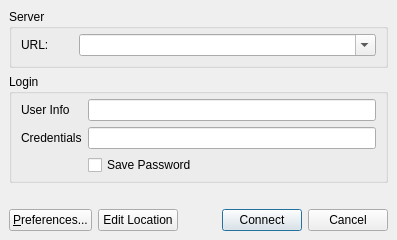
<?xml version="1.0" encoding="UTF-8"?>
<ui version="4.0">
 <class>AuthConnectDialog</class>
 <widget class="QDialog" name="AuthConnectDialog">
  <property name="geometry">
   <rect>
    <x>0</x>
    <y>0</y>
    <width>397</width>
    <height>240</height>
   </rect>
  </property>
  <property name="sizePolicy">
   <sizepolicy hsizetype="MinimumExpanding" vsizetype="MinimumExpanding">
    <horstretch>0</horstretch>
    <verstretch>0</verstretch>
   </sizepolicy>
  </property>
  <property name="windowTitle">
   <string>Connect</string>
  </property>
  <property name="windowIcon">
   <iconset>
    <normaloff>:/icons/icons/connect24.png</normaloff>:/icons/icons/connect24.png</iconset>
  </property>
  <layout class="QVBoxLayout">
   <property name="margin">
    <number>9</number>
   </property>
   <item>
    <layout class="QVBoxLayout" name="completeBox">
     <item>
      <widget class="QGroupBox" name="serverGroupBox">
       <property name="sizePolicy">
        <sizepolicy hsizetype="Preferred" vsizetype="Fixed">
         <horstretch>0</horstretch>
         <verstretch>0</verstretch>
        </sizepolicy>
       </property>
       <property name="title">
        <string>Server</string>
       </property>
       <layout class="QHBoxLayout">
        <property name="topMargin">
         <number>5</number>
        </property>
        <item>
         <widget class="QLabel" name="urlLabel">
          <property name="sizePolicy">
           <sizepolicy hsizetype="Fixed" vsizetype="Preferred">
            <horstretch>0</horstretch>
            <verstretch>0</verstretch>
           </sizepolicy>
          </property>
          <property name="minimumSize">
           <size>
            <width>52</width>
            <height>0</height>
           </size>
          </property>
          <property name="text">
           <string>URL:</string>
          </property>
         </widget>
        </item>
        <item>
         <widget class="QComboBox" name="urlComboBox">
          <property name="editable">
           <bool>true</bool>
          </property>
          <property name="sizeAdjustPolicy">
           <enum>QComboBox::AdjustToContentsOnFirstShow</enum>
          </property>
         </widget>
        </item>
       </layout>
      </widget>
     </item>
     <item>
      <widget class="QGroupBox" name="loginGroupBox">
       <property name="sizePolicy">
        <sizepolicy hsizetype="Preferred" vsizetype="Fixed">
         <horstretch>0</horstretch>
         <verstretch>0</verstretch>
        </sizepolicy>
       </property>
       <property name="title">
        <string>Login</string>
       </property>
       <layout class="QGridLayout">
        <property name="topMargin">
         <number>5</number>
        </property>
        <property name="bottomMargin">
         <number>5</number>
        </property>
        <item row="0" column="0">
         <widget class="QLabel" name="usernameLabel">
          <property name="sizePolicy">
           <sizepolicy hsizetype="Fixed" vsizetype="Preferred">
            <horstretch>0</horstretch>
            <verstretch>0</verstretch>
           </sizepolicy>
          </property>
          <property name="text">
           <string>User Info</string>
          </property>
         </widget>
        </item>
        <item row="0" column="1">
         <widget class="QLineEdit" name="usernameLineEdit"/>
        </item>
        <item row="1" column="0">
         <widget class="QLabel" name="passwordLabel">
          <property name="sizePolicy">
           <sizepolicy hsizetype="Fixed" vsizetype="Preferred">
            <horstretch>0</horstretch>
            <verstretch>0</verstretch>
           </sizepolicy>
          </property>
          <property name="text">
           <string>Credentials</string>
          </property>
         </widget>
        </item>
        <item row="1" column="1">
         <widget class="QLineEdit" name="passwordLineEdit">
          <property name="echoMode">
           <enum>QLineEdit::Password</enum>
          </property>
         </widget>
        </item>
        <item row="2" column="1">
         <widget class="QCheckBox" name="savePasswordCheckBox">
          <property name="sizePolicy">
           <sizepolicy hsizetype="Fixed" vsizetype="Fixed">
            <horstretch>0</horstretch>
            <verstretch>0</verstretch>
           </sizepolicy>
          </property>
          <property name="text">
           <string>Save Password</string>
          </property>
         </widget>
        </item>
       </layout>
      </widget>
     </item>
     <item>
      <spacer name="space_2">
       <property name="orientation">
        <enum>Qt::Vertical</enum>
       </property>
       <property name="sizeHint" stdset="0">
        <size>
         <width>20</width>
         <height>0</height>
        </size>
       </property>
      </spacer>
     </item>
     <item>
      <layout class="QHBoxLayout" name="buttonBox">
       <item>
        <widget class="QPushButton" name="preferencesButton">
         <property name="text">
          <string>&amp;Preferences...</string>
         </property>
         <property name="autoDefault">
          <bool>false</bool>
         </property>
        </widget>
       </item>
       <item>
        <widget class="QPushButton" name="editButton">
         <property name="text">
          <string>Edit Location</string>
         </property>
        </widget>
       </item>
       <item>
        <spacer name="space">
         <property name="orientation">
          <enum>Qt::Horizontal</enum>
         </property>
         <property name="sizeHint" stdset="0">
          <size>
           <width>40</width>
           <height>20</height>
          </size>
         </property>
        </spacer>
       </item>
       <item>
        <widget class="QPushButton" name="connectButton">
         <property name="text">
          <string>Connect</string>
         </property>
         <property name="default">
          <bool>true</bool>
         </property>
        </widget>
       </item>
       <item>
        <widget class="QPushButton" name="cancelButton">
         <property name="text">
          <string>Cancel</string>
         </property>
        </widget>
       </item>
      </layout>
     </item>
    </layout>
   </item>
  </layout>
 </widget>
 <resources>
  <include location="../../user.qrc"/>
  <include location="../../user.qrc"/>
 </resources>
 <connections/>
</ui>
